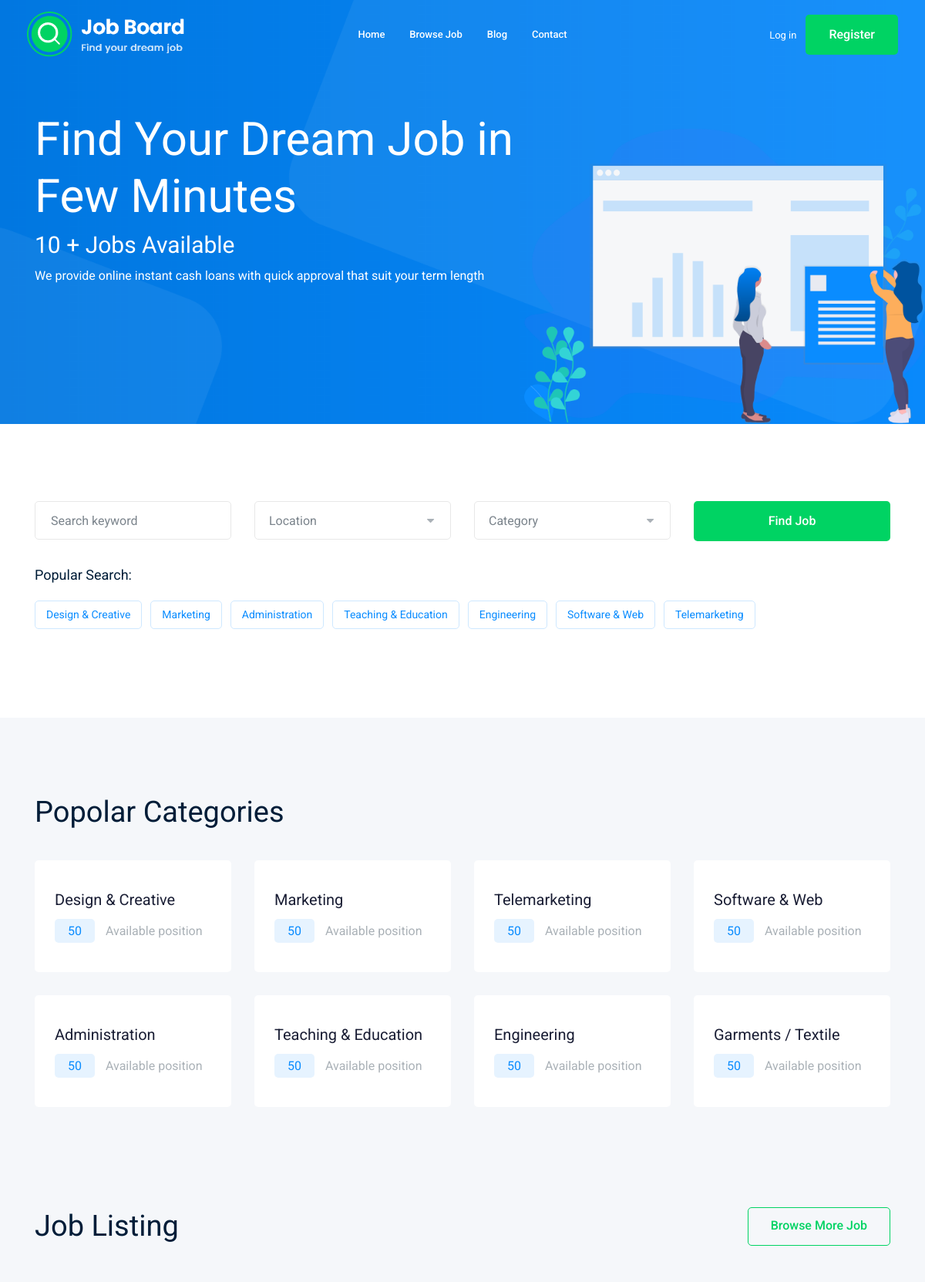
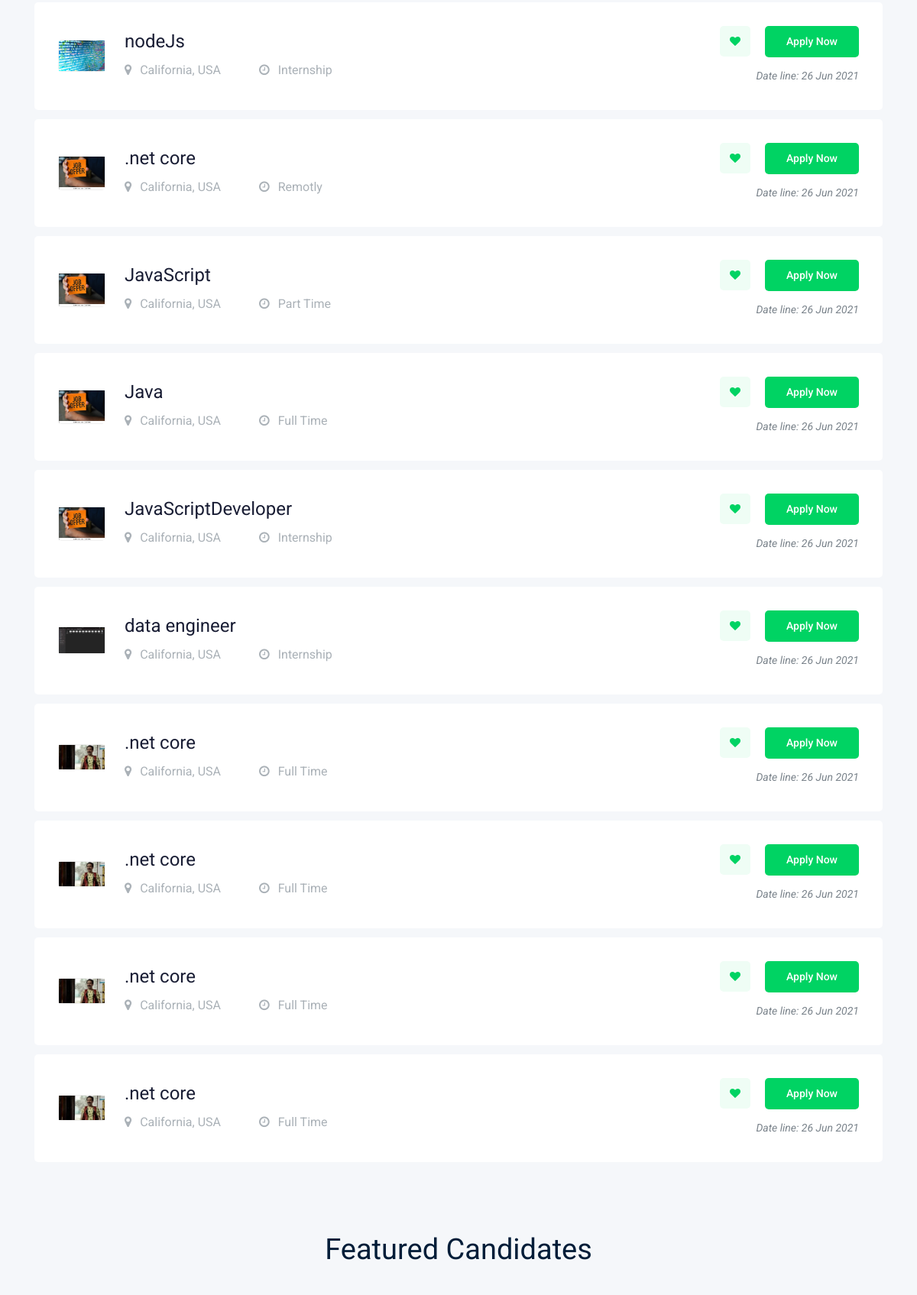
/ (upper part), run on an earlier commit of the app's database (2 pictures, top to bottom).
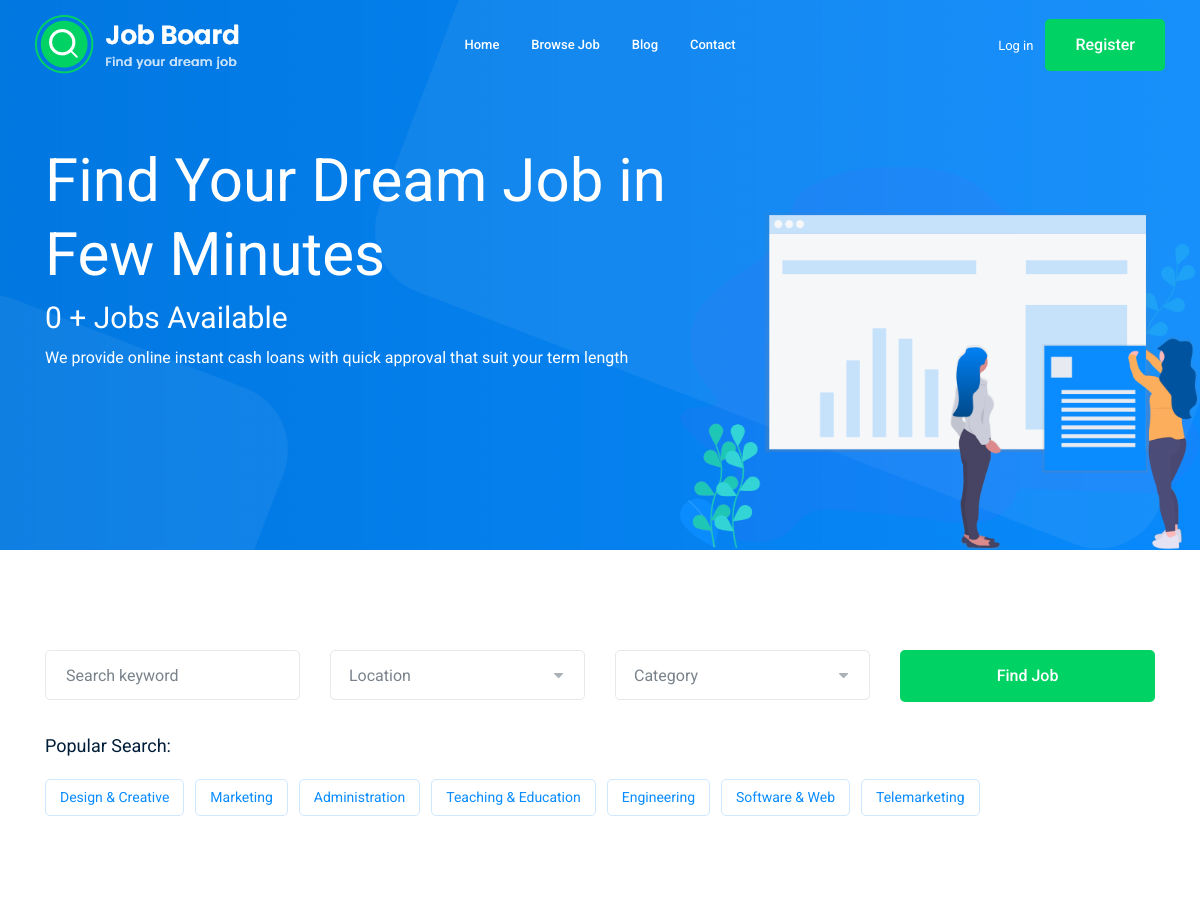
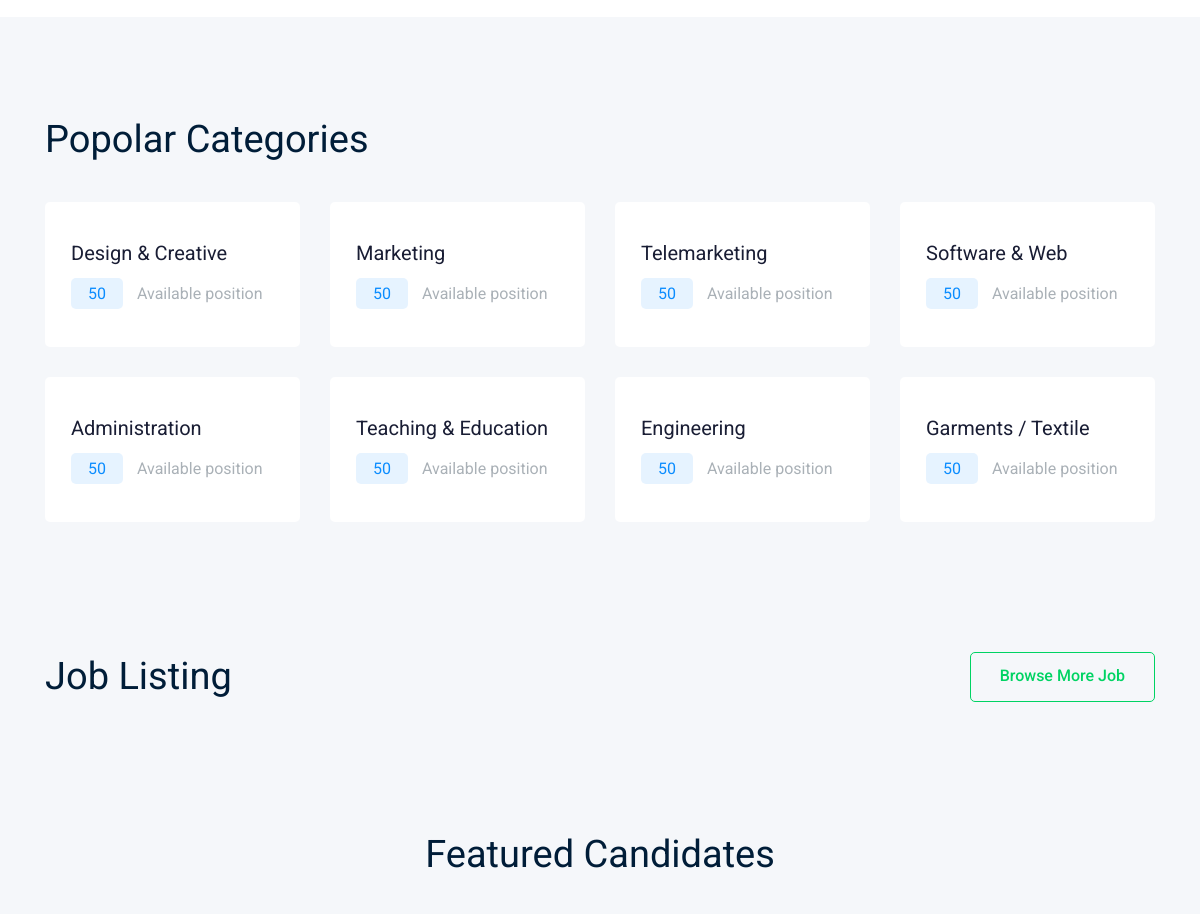
And on a later commit of the database (2 pictures, top to bottom).
### job/models.py (models this page shows, shortened)
class Job(models.Model):
	employer = models.ForeignKey(User,  on_delete=models.CASCADE)
	title = models.CharField(max_length=50)
	job_type = models.CharField(max_length=50,choices = jobType)
	Description = models.TextField(max_length = 1000)
	publishedAt = models.DateTimeField(auto_now=True)
	Vacancy = models.IntegerField(default=1)
	salary = models.IntegerField(default=0)
	exp = models.IntegerField(default=1)
	cat = models.ForeignKey(Category,verbose_name = "Category Name", on_delete=models.CASCADE)
	image = models.ImageField(upload_to="media/jobs/", default='media/default/job-offer-on-orange-note-260nw-752376046.jpg')
	slug = models.SlugField(blank=True,null=True)

### home/views.py (the view)
# urls.py: path('', views.home,name="index"),
def home(request):
        jobs = Job.objects.all()
        jobs = jobs[:10]
        return render(request,'home/index.html', {'jobs':jobs})

### home/templates/home/index.html (shortened to what this page needs)
{% extends 'base.html' %}
{% load static%}
{% load bootstrap4 %}
{% block headerIndex %}
    <div class="slider_area">
        <div class="single_slider  d-flex align-items-center slider_bg_1">
            <div class="container">
                <div class="row align-items-center">
                    <div class="col-lg-7 col-md-6">
                        <div class="slider_text">
                            <h3 class="wow fadeInLeft" data-wow-duration="1s" data-wow-delay=".3s">Find Your Dream Job in Few Minutes</h3>
                            <h5 class="wow fadeInLeft" data-wow-duration="1s" data-wow-delay=".2s">{{jobs|length}} + Jobs Available</h5>
                            <p class="wow fadeInLeft" data-wow-duration="1s" data-wow-delay=".4s">We provide online instant cash loans with quick approval that suit your term length</p>
                        </div>
                    </div>
                </div>
            </div>
        </div>
        <div class="ilstration_img wow fadeInRight d-none d-lg-block text-right" data-wow-duration="1s" data-wow-delay=".2s">
            <img src="img/banner/illustration.png" alt="">
        </div>
    </div>
{% endblock headerIndex %}
{% block body %}
    <div class="catagory_area">
        <div class="container">
            <div class="row cat_search">
                <div class="col-lg-3 col-md-4">
                    <div class="single_input">
                        <input type="text" placeholder="Search keyword">
                    </div>
                </div>
                <div class="col-lg-3 col-md-4">
                </div>
                <div class="col-lg-3 col-md-4">
                </div>
                <div class="col-lg-3 col-md-12">
                    <div class="job_btn">
                        <a href="#" class="boxed-btn3">Find Job</a>
                    </div>
                </div>
            </div>
            <div class="row">
                <div class="col-lg-12">
                    <div class="popular_search d-flex align-items-center">
                        <span>Popular Search:</span>
                        <ul>
                            <li><a href="#">Design & Creative</a></li>
                            <li><a href="#">Marketing</a></li>
                            <li><a href="#">Administration</a></li>
                            <li><a href="#">Teaching & Education</a></li>
                            <li><a href="#">Engineering</a></li>
                            <li><a href="#">Software & Web</a></li>
                            <li><a href="#">Telemarketing</a></li>
                        </ul>
                    </div>
                </div>
            </div>
        </div>
    </div>
    <div class="popular_catagory_area">
        <div class="container">
            <div class="row">
                <div class="col-lg-12">
                    <div class="section_title mb-40">
                        <h3>Popolar Categories</h3>
                    </div>
                </div>
            </div>
            <div class="row">
                <div class="col-lg-4 col-xl-3 col-md-6">
                    <div class="single_catagory">
                        <a href="jobs.html"><h4>Design & Creative</h4></a>
                        <p> <span>50</span> Available position</p>
                    </div>
                </div>
                <div class="col-lg-4 col-xl-3 col-md-6">
                    <div class="single_catagory">
                        <a href="jobs.html"><h4>Marketing</h4></a>
                        <p> <span>50</span> Available position</p>
                    </div>
                </div>
                <div class="col-lg-4 col-xl-3 col-md-6">
                    <div class="single_catagory">
                        <a href="jobs.html"><h4>Telemarketing</h4></a>
                        <p> <span>50</span> Available position</p>
                    </div>
                </div>
                <div class="col-lg-4 col-xl-3 col-md-6">
                    <div class="single_catagory">
                        <a href="jobs.html"><h4>Software & Web</h4></a>
                        <p> <span>50</span> Available position</p>
                    </div>
                </div>
                <div class="col-lg-4 col-xl-3 col-md-6">
                    <div class="single_catagory">
                        <a href="jobs.html"><h4>Administration</h4></a>
                        <p> <span>50</span> Available position</p>
                    </div>
                </div>
                <div class="col-lg-4 col-xl-3 col-md-6">
                    <div class="single_catagory">
                        <a href="jobs.html"><h4>Teaching & Education</h4></a>
                        <p> <span>50</span> Available position</p>
                    </div>
                </div>
                <div class="col-lg-4 col-xl-3 col-md-6">
                    <div class="single_catagory">
                        <a href="jobs.html"><h4>Engineering</h4></a>
                        <p> <span>50</span> Available position</p>
                    </div>
                </div>
                <div class="col-lg-4 col-xl-3 col-md-6">
                    <div class="single_catagory">
                        <a href="jobs.html"><h4>Garments / Textile</h4></a>
                        <p> <span>50</span> Available position</p>
                    </div>
                </div>
            </div>
        </div>
    </div>
    <div class="job_listing_area">
        <div class="container">
            <div class="row align-items-center">
                <div class="col-lg-6">
                    <div class="section_title">
                        <h3>Job Listing</h3>
                    </div>
                </div>
                <div class="col-lg-6">
                    <div class="brouse_job text-right">
                        <a href="jobs.html" class="boxed-btn4">Browse More Job</a>
                    </div>
                </div>
            </div>
            <div class="job_lists">
                <div class="row">
			{% for job in jobs %}
			<div class="col-lg-12 col-md-12">
			    <div class="single_jobs white-bg d-flex justify-content-between">
				<div class="jobs_left d-flex align-items-center">
				    <div class="thumb">
					<img src="{{job.image.url}}" width="60px" alt="">
				    </div>
				    <div class="jobs_conetent">
					<a href="{% url 'jobs:jobDetail' job.slug %}"><h4>{{job.title}}</h4></a>
					<div class="links_locat d-flex align-items-center">
					    <div class="location">
						<p> <i class="fa fa-map-marker"></i> California, USA</p>
					    </div>
					    <div class="location">
						<p> <i class="fa fa-clock-o"></i> {{job.job_type}}</p>
					    </div>
					</div>
				    </div>
				</div>
				<div class="jobs_right">
				    <div class="apply_now">
					<a class="heart_mark" href="#"> <i class="fa fa-heart"></i> </a>
					<a href="{% url 'jobs:jobDetail' job.slug %}" class="boxed-btn3">Apply Now</a>
				    </div>
				    <div class="date">
					<p>Date line: {{job.publishedAt |date:'d M o'}}</p>
				    </div>
				</div>
			    </div>
			</div>
			{% endfor %}
                </div>
            </div>
        </div>
    </div>
    <div class="featured_candidates_area">
        <div class="container">
            <div class="row">
                <div class="col-lg-12">
                    <div class="section_title text-center mb-40">
                        <h3>Featured Candidates</h3>
                    </div>
                </div>
            </div>
        </div>
    </div>
{% endblock body %}

### templates/base.html (shortened to what this page needs)
{% load static%}
<!doctype html>
<html class="no-js" lang="zxx">
<head>
    <link rel="stylesheet" href="https://maxst.icons8.com/vue-static/landings/line-awesome/font-awesome-line-awesome/css/all.min.css">
    <link rel="stylesheet" href="https://maxst.icons8.com/vue-static/landings/line-awesome/line-awesome/1.3.0/css/line-awesome.min.css">
    <link rel="stylesheet" href="{% static 'css/bootstrap.min.css' %}">
    <link rel="stylesheet" href="{% static 'css/owl.carousel.min.css' %}">
    <link rel="stylesheet" href="{% static 'css/magnific-popup.css">
    <link rel="stylesheet" href="{% static 'css/font-awesome.min.css' %}">
    <link rel="stylesheet" href="{% static 'css/themify-icons.css' %}">
    <link rel="stylesheet" href="{% static 'css/nice-select.css' %}">
    <link rel="stylesheet" href="{% static 'css/flaticon.css' %}">
    <link rel="stylesheet" href="{% static 'css/jquery-ui.css' %}">
    <link rel="stylesheet" href="{% static 'css/gijgo.css' %}">
    <link rel="stylesheet" href="{% static 'css/animate.min.css' %}">
    <link rel="stylesheet" href="{% static 'css/slicknav.css' %}">
    <link rel="stylesheet" href="{% static 'css/style.css'%}">
    <link rel="stylesheet" href="{% static 'css/styles.css'%}">
</head>
<body>
    <header>
        <div class="header-area ">
            <div id="sticky-header" class="main-header-area">
                <div class="container-fluid ">
                    <div class="header_bottom_border">
                        <div class="row align-items-center">
                            <div class="col-xl-3 col-lg-2">
                                <div class="logo">
                                    <a href="{% url 'home:index' %}">
                                        <img src="{% static 'img/logo.png' %}" alt="">
                                    </a>
                                </div>
                            </div>
                            <div class="col-xl-6 col-lg-7">
                                <div class="main-menu  d-none d-lg-block">
                                    <nav>
                                        <ul id="navigation">
                                            <li><a href="{% url 'home:index' %}">home</a></li>
                                            <li><a href="{% url 'jobs:jobList' %}">Browse Job</a></li>
                                            <li><a href="{% url 'blog:blog' %}">blog</a></li>
                                            <li><a href="{% url 'contact:contact' %}">Contact</a></li>
                                        </ul>
                                    </nav>
                                </div>
                            </div>
                            <div class="col-xl-3 col-lg-3 d-none d-lg-block">
                                {% if request.user.username != '' %}
                                   <div class="Appointment">
                                    <div class="dropdown mr-5">
                                        <button class="btn btn-outline-success text-light dropdown-toggle"  type="button" id="dropdownMenuButton" data-toggle="dropdown" aria-haspopup="true" aria-expanded="false">
                                            <img src="{{request.user.image.url}}" alt="">
                                            {{request.session.username}}
                                        </button>
                                        <div class="dropdown-menu" aria-labelledby="dropdownMenuButton">
                                          <a class="dropdown-item" href="{% url 'home:user_profile' request.user.username  %}">Profile</a>
                                          <a class="dropdown-item" href="#">Another action</a>
                                          <div class="dropdown-divider"></div>
                                          <a class="dropdown-item b-danger" href="{% url 'accounts:logout' %}">Logout</a>
                                        </div>
                                      </div>
                                    <div class="d-none d-lg-block">
                                        <a class="btn btn-success text-light" href="{% url 'jobs:addJob' %}">Post Job</a>
                                    </div>
                                    </div>
                                {% else %}
                                    <div class="Appointment">
                                    <div class="phone_num d-none d-xl-block">
                                        <a href="{% url 'accounts:login' %}">Log in</a>
                                    </div>
                                    <div class="d-none d-lg-block">
                                        <a class="boxed-btn3" href="{% url 'accounts:register' %}">Register</a>
                                    </div>
                                </div>
                                {% endif %}
                            </div>
                            <div class="col-12">
                            </div>
                        </div>
                    </div>
                </div>
            </div>
        </div>
    </header>
    {% block headerIndex %}
    {% endblock headerIndex %}
    	{% block body %}
	{% endblock body %}
</body>
</html>

What changed in the data, as far as the page shows it:
removed Job: image (picture), title "nodeJs", job_type "Internship", publishedAt "26 Jun 2021"
removed Job: image (picture), title ".net core", job_type "Remotly", publishedAt "26 Jun 2021"
removed Job: image (picture), title "JavaScript", job_type "Part Time", publishedAt "26 Jun 2021"
removed Job: image (picture), title "Java", job_type "Full Time", publishedAt "26 Jun 2021"
removed Job: image (picture), title "JavaScriptDeveloper", job_type "Internship", publishedAt "26 Jun 2021"
removed Job: image (picture), title "data engineer", job_type "Internship", publishedAt "26 Jun 2021"
removed Job: image (picture), title ".net core", job_type "Full Time", publishedAt "26 Jun 2021"
removed Job: image (picture), title ".net core", job_type "Full Time", publishedAt "26 Jun 2021"
removed Job: image (picture), title ".net core", job_type "Full Time", publishedAt "26 Jun 2021"
removed Job: image (picture), title ".net core", job_type "Full Time", publishedAt "26 Jun 2021"
Also different on the page:
{{ jobs|length }}: "10" → "0"
